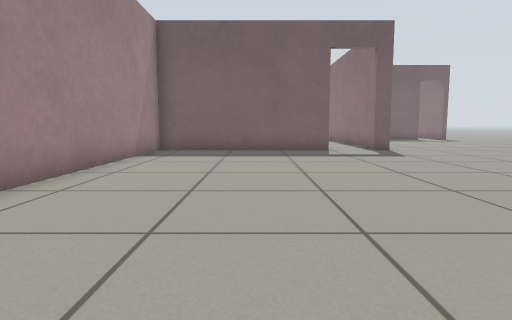
[1] (above)

24 first-person views from a walk through a robot-simulator world made for Gazebo. The camera is 0.5 m above the floor, tilts 6° down and sees 75° across. The lines on the ground mark 1 m squares. The floor is counted in squares, 0.5 m on a side. Each view is taken from the middle of a square. On the plan, view 1 faces up. The plan holds only what a view shows up to about 12 squares ahead; the rest is blank. The place goes on beyond the plan.

[2]
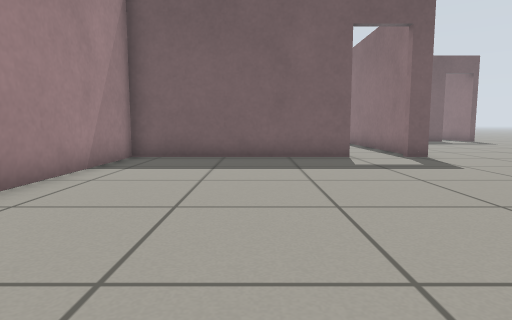

[3]
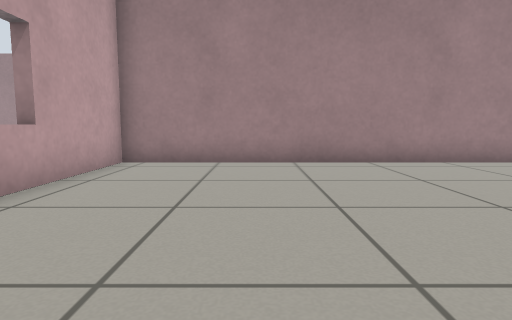

[4]
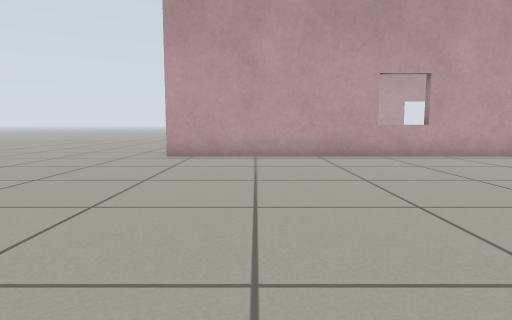

[5]
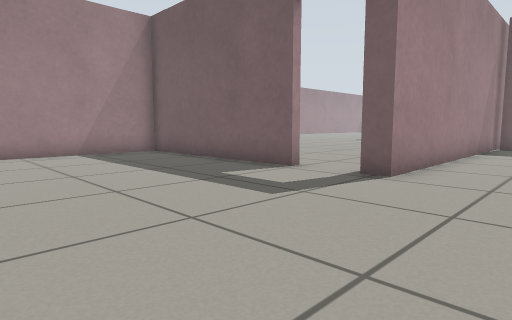

[6]
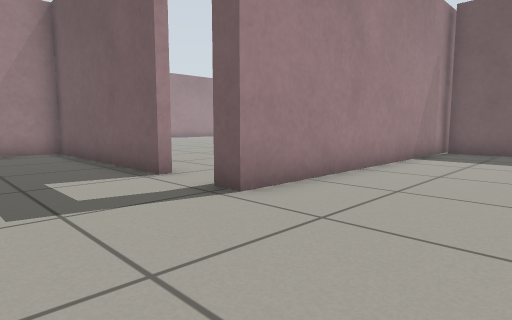

[7]
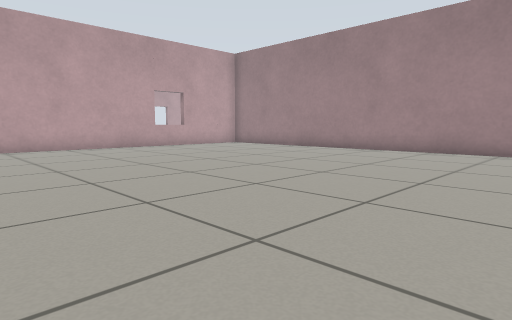

[8]
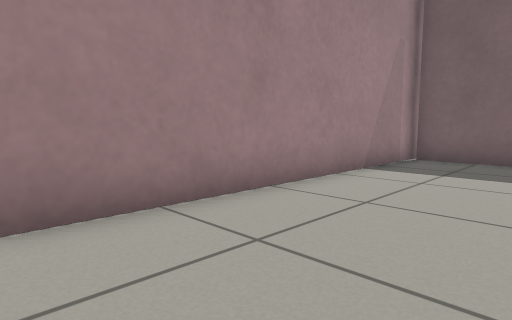

[9]
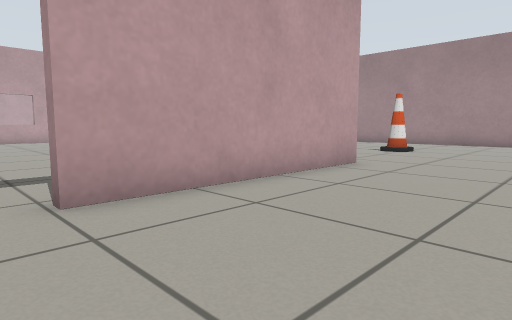

[10]
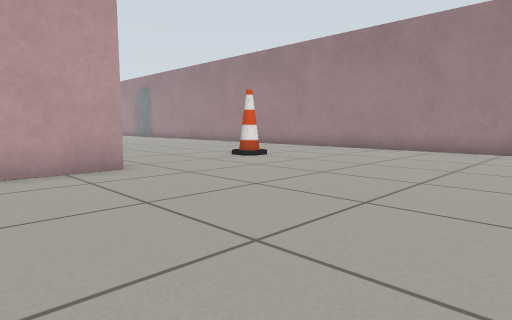

[11]
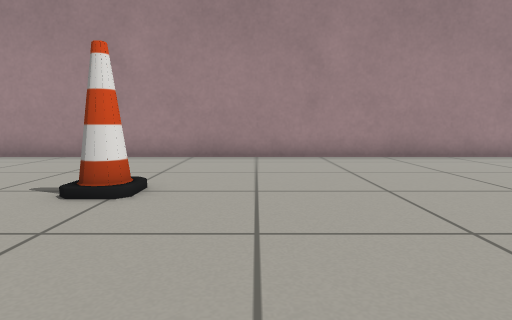

[12]
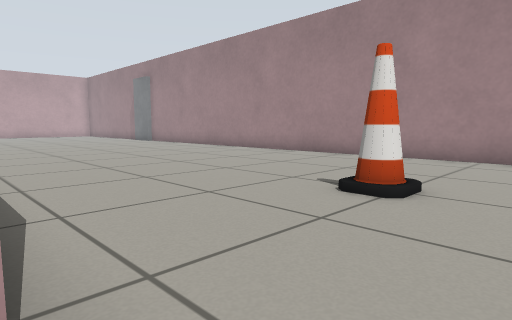

[13]
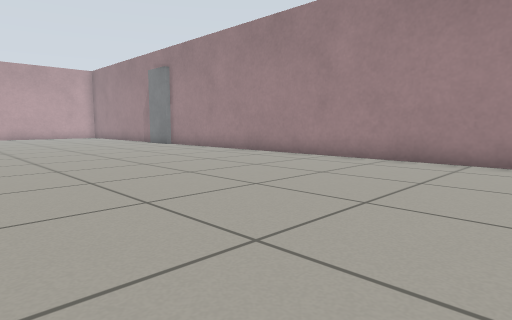

[14]
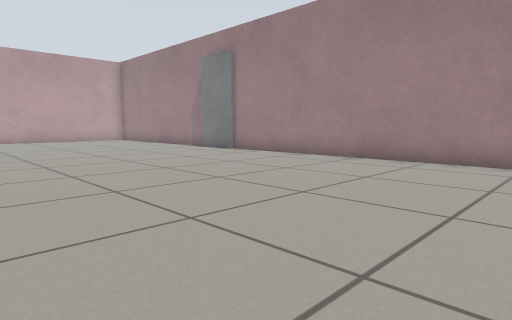

[15]
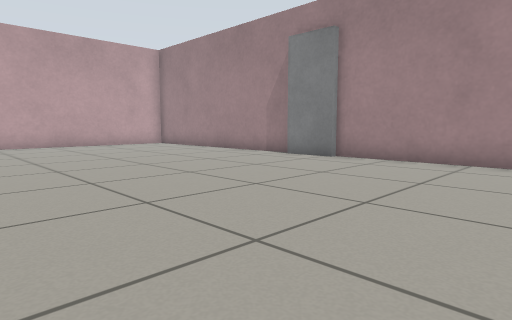

[16]
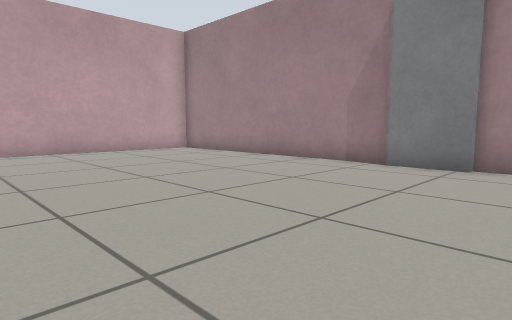

[17]
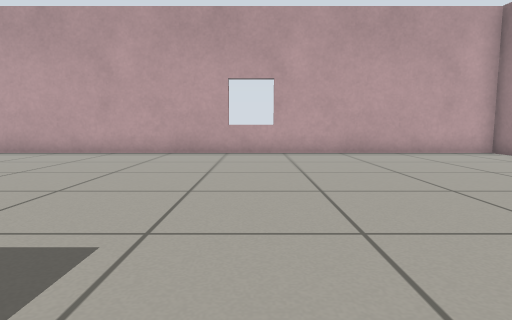

[18]
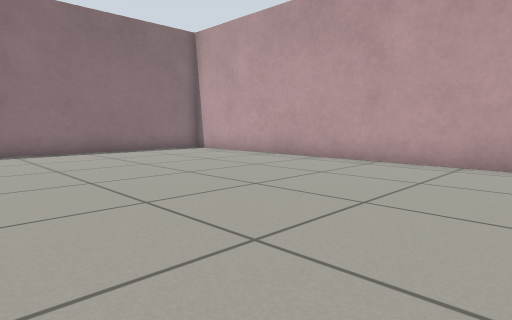

[19]
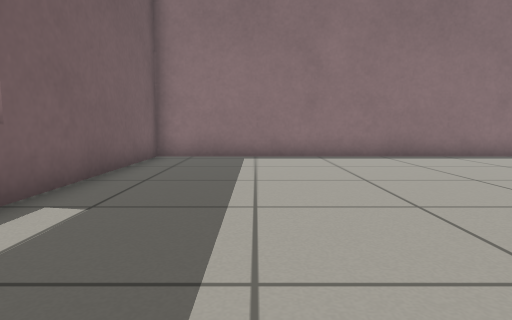

[20]
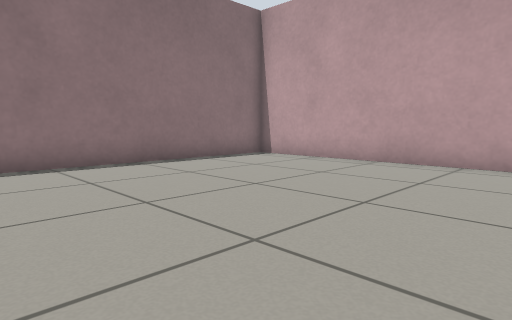

[21]
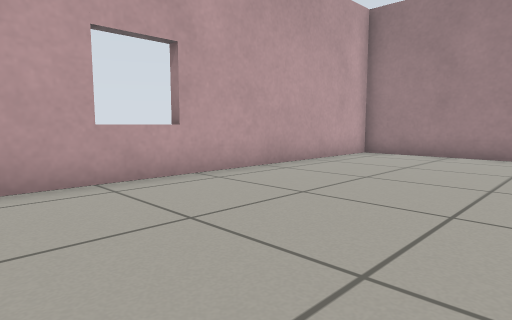

[22]
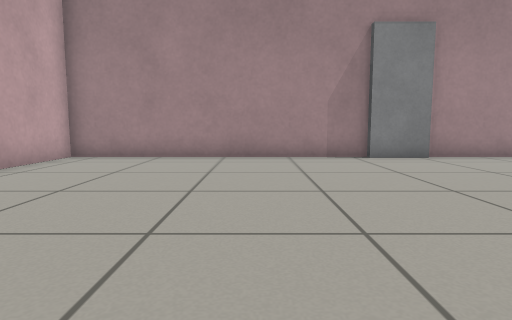

[23]
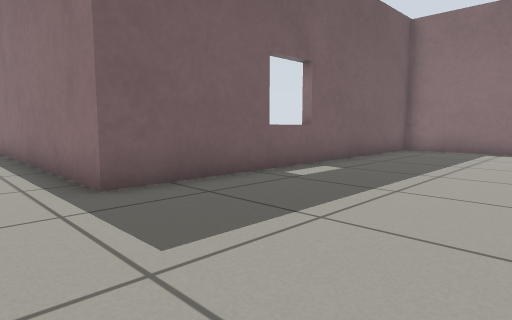

[24]
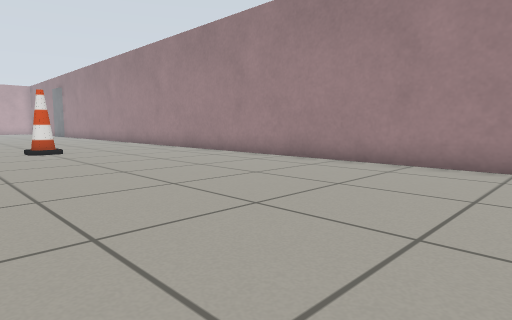

### Floor plan
Points are (right, up) in squares from view 1. A wall is a line through its corners. A room is listed if a view was taken in it or the views show most of it. See-through windows are left out.
Room 1 (views 1, 2, 3, 4, 5, 6, 7, 8)
walls: (2.9, 13.3) (-3.9, 13.3) (-3.9, -3.6) (7.9, -3.6); (7.7, 22.9) (5.5, 22.9); (5.3, 23.8) (5.3, 13.3) (4.7, 13.3)
ways out: open door at (3.5, 13.5) to room 2; opening at (9, -4)
Room 2 (views 9, 10, 11, 12, 13, 14, 15, 16, 17, 18, 19, 20, 21, 22, 23, 24)
walls: (-4.2, 13.6) (2.9, 13.6); (5.1, 14.4) (5.1, 15.4); (-14.4, -6.5) (-14.4, -15.8) (7.5, -15.8) (7.5, -3.9) (-4.2, -3.9) (-4.2, 5.1); (-14.4, 25) (-14.4, -4.6)
ways out: open door at (3.5, 13.5) to room 1
objects: door leaf (-14, -6) to (-14, -5); cone (-9, 12) to (-9, 13)

Positions as (right, up) in squares from view 1, and headings:
1: (0, 0), facing up
2: (0, 3), facing up
3: (5, 0), facing left
4: (5, 7), facing down
5: (8, 7), facing up-left
6: (9, 10), facing up-left
7: (9, 11), facing down-left
8: (9, 13), facing up-left
9: (4, 18), facing down-left
10: (-1, 21), facing down-left
11: (-4, 15), facing left
12: (-4, 15), facing down-left
13: (-5, 11), facing down-left
14: (-5, 6), facing down-left
15: (-5, 1), facing down-left
16: (-6, -3), facing down-left
17: (-6, -4), facing down
18: (-5, -7), facing down-right
19: (-3, -7), facing right
20: (-1, -7), facing down-right
21: (-3, -10), facing down-left
22: (-4, -10), facing left
23: (-6, -9), facing up-right
24: (-6, 26), facing down-left
